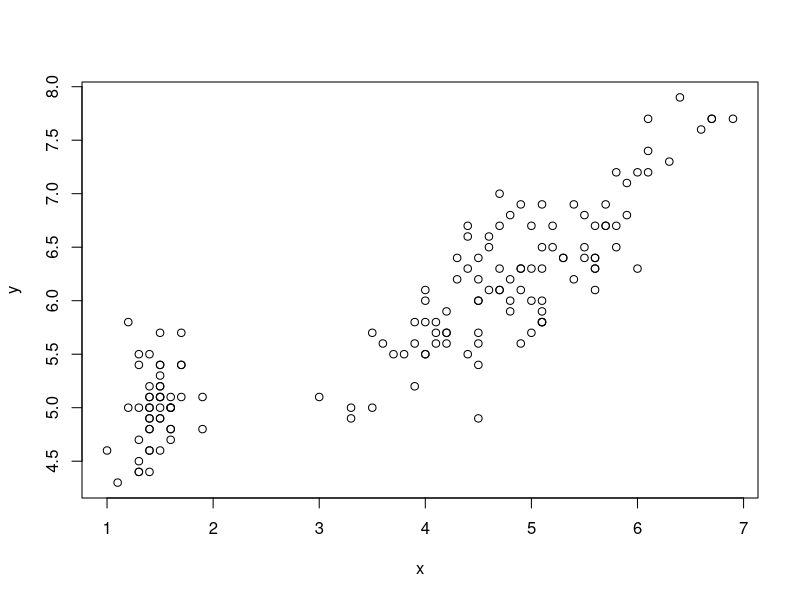
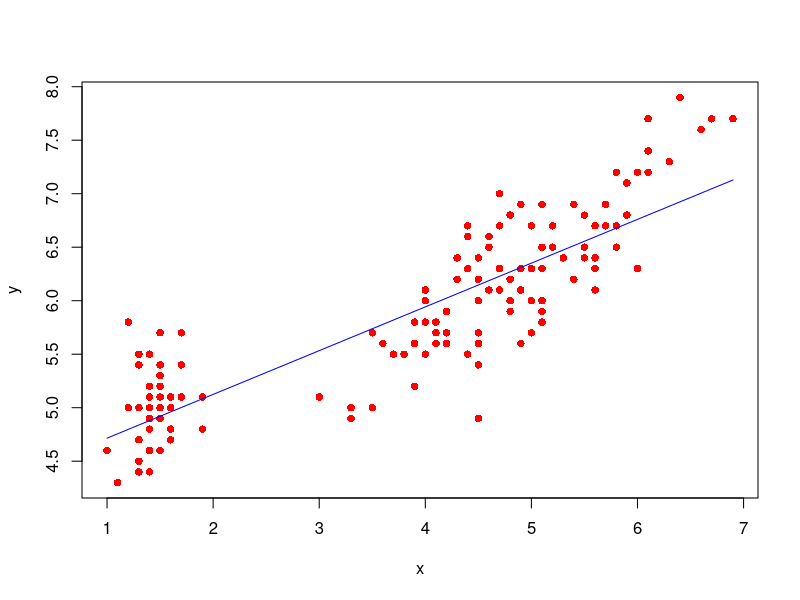

These figures' R source, in order:
#problema 1 pratctica 2

#Codigo para problema 2

iris

mis_dades <- iris
mis_dades

y <- mis_dades$Sepal.Length
y

x <- mis_dades$Petal.Length
x

plot (x,y)

xbar <- mean(x)
xbar

ybar <- mean(y)
ybar

x-xbar

m <- sum((x-xbar)*(y-ybar))/sum((x-xbar)^2)
m

b <- ybar-m*xbar
b

m*1.5+b

mod <- lm(y~x)

mod
data.frame(x=x)

ypredicted <- predict(mod,data.frame(x=x))
ypredicted

plot(x,y, pch=16, col= 'red')
lines(x,ypredicted, pch=16, col='blue')
#R^2=0 la dispersion es total,los datos hacen ua "bola",
#R^2=1 la dispersion es exacta, los datos estan sobre la recta

rsq <- sum((ypredicted-ybar)^2)/sum((y-ybar)^2)
rsq

summary(mod)
sqrt(rsq)
cor.test(x,y)
